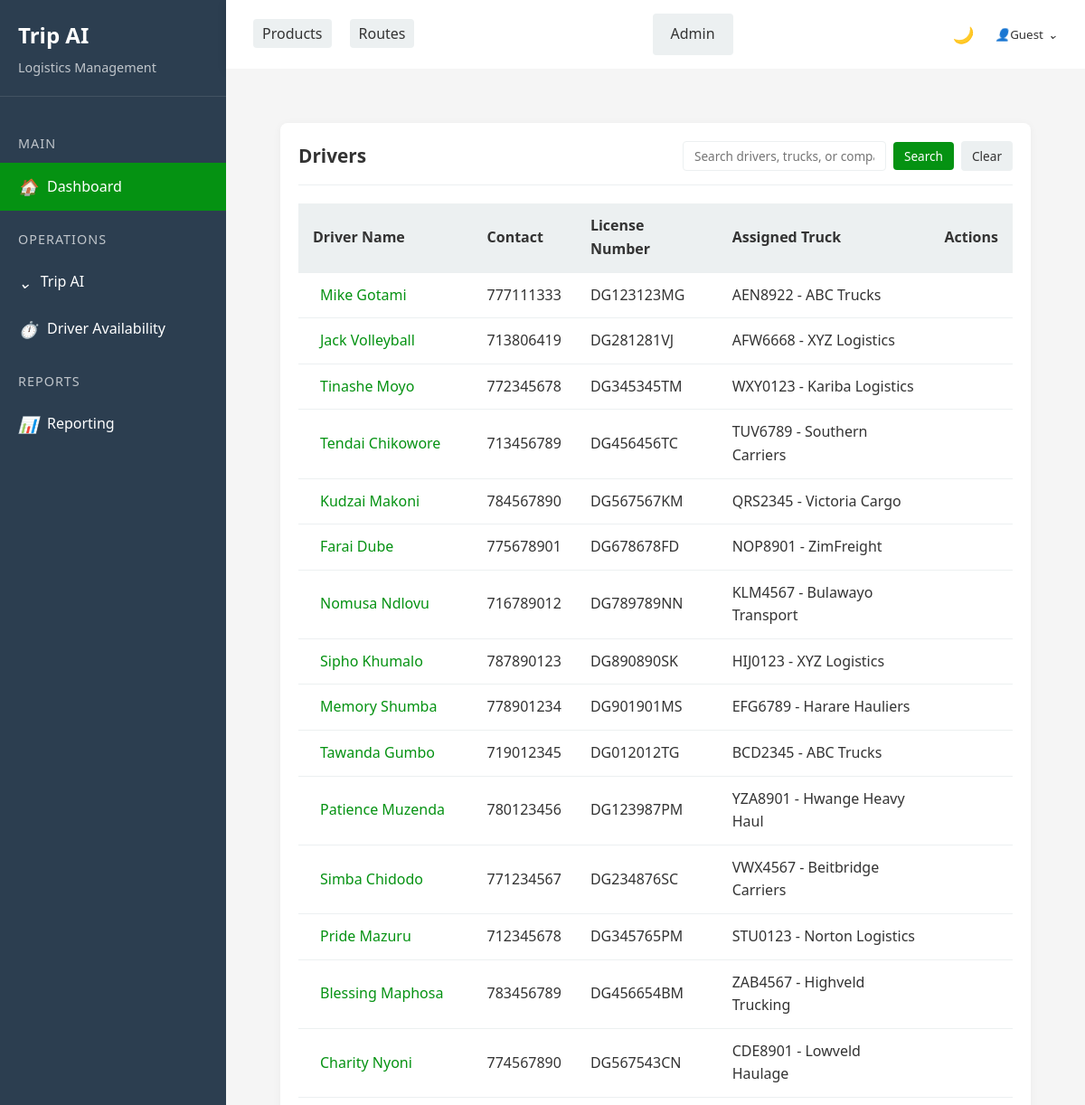
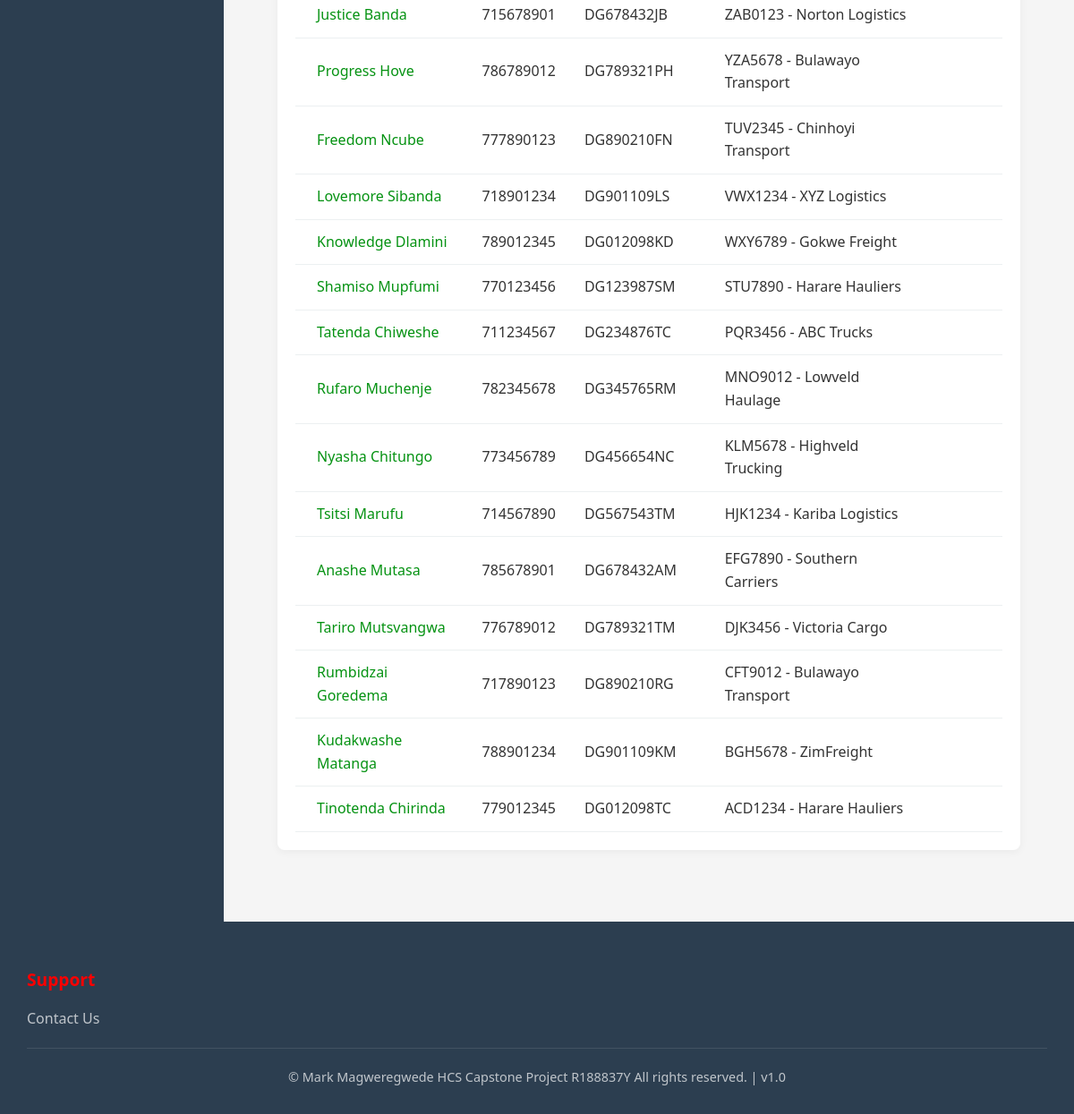
Screenshot of /app/driver/ with the database file from the repository (2 pictures, top to bottom).
### triplog/models.py (models this page shows, shortened)
class Driver(models.Model):
    name = models.CharField(max_length=255)
    license_number = models.CharField(max_length=10, unique=True)
    assigned_truck = models.OneToOneField(
        Truck, on_delete=models.SET_NULL, null=True, blank=True,unique=True)
    contact = models.CharField(max_length=10)
    def get_absolute_url(self):
        return reverse("driver_detail", kwargs={"pk": self.pk})

class Truck(models.Model):
    plate_number = models.CharField(max_length=7, unique=True)
    capacity_kg = models.FloatField()
    truck_company = models.ForeignKey(TruckCompany, on_delete=models.CASCADE, related_name="trucks")
    status = models.CharField(max_length=50, choices=[("Active", "Active"),("In Use", "In Use"),("Maintenance", "Maintenance")])
    def __str__(self):
        return f"{self.plate_number} - {self.truck_company.name}"

class TruckCompany(models.Model):
    name = models.CharField(max_length=255)
    contact = models.CharField(max_length=20)
    email = models.CharField(max_length=30)
    address = models.CharField(max_length=255)

### triplog/views.py (the view)
# urls.py: path("driver/", DriverListView.as_view(), name="driver_list"),
class DriverListView(ListView):
    model = Driver
    template_name = "driver/driver_list.html"
    context_object_name = "driver_list"
    def get_queryset(self):
        queryset = super().get_queryset()
        search_query = self.request.GET.get('search', '')
        if search_query:
            queryset = queryset.filter(
                Q(name__icontains=search_query) |
                Q(assigned_truck__plate_number__icontains=search_query) |
                Q(assigned_truck__truck_company__name__icontains=search_query)
            )
        return queryset.select_related('assigned_truck__truck_company')

### templates/driver/driver_list.html (shortened to what this page needs)
{% extends 'base.html' %}
{% block content %}
<div class="content-area">
    <div class="card">
        <div class="card-header">
            <h2> Drivers</h2>
            <div class="search-container">
                <form method="get" class="search-form">
                    <input type="text" name="search" placeholder="Search drivers, trucks, or companies"
                        value="{{ request.GET.search|default:'' }}">
                    <button type="submit" class="btn btn-primary btn-sm">
                         Search
                    </button>
                    <a href="{% url 'driver_list' %}" class="btn btn-secondary btn-sm clear-btn">
                         Clear
                    </a>
                </form>
            </div>
        </div>
        <div class="card-body">
            <div class="table-responsive">
                <table class="driver-table">
                    <thead>
                        <tr>
                            <th>Driver Name</th>
                            <th>Contact</th>
                            <th>License Number</th>
                            <th>Assigned Truck</th>
                            <th class="actions">Actions</th>
                        </tr>
                    </thead>
                    <tbody>
                        {% for driver in driver_list %}
                        <tr>
                            <td>
                                <a href="{{ driver.get_absolute_url }}" class="driver-link">
                                     {{ driver.name }}
                                </a>
                            </td>
                            <td>{{ driver.contact }}</td>
                            <td>{{ driver.license_number }}</td>
                            <td>
                                {% if driver.assigned_truck %}
                                {{ driver.assigned_truck|default:"-" }}
                                {% else %}
                                -
                                {% endif %}
                            </td>
                            <td class="actions">
                            </td>
                        </tr>
                        {% endfor %}
                    </tbody>
                </table>
            </div>
        </div>
    </div>
</div>
{% endblock %}

### static/css/style.css (style rules this page uses)
:root { --primary-color: rgb(5, 146, 18); --secondary-color: rgb(6, 208, 1); --accent-color: rgb(155, 236, 0); --highlight-color: rgb(252, 0, 0); --dark-color: #2c3e50; --light-color: #ecf0f1; --text-color: #333; --bg-color: #f5f5f5; --card-bg: white; --footer-bg: var(--dark-color); --footer-text: white; }
* { margin: 0; padding: 0; box-sizing: border-box; font-family: 'Segoe UI', Tahoma, Geneva, Verdana, sans-serif; }
body { background-color: var(--bg-color); color: var(--text-color); line-height: 1.6; display: flex; flex-direction: column; min-height: 100vh; transition: background-color 0.3s, color 0.3s; }
a { text-decoration: none; color: inherit; }
.content-area { flex: 1; padding: 30px; background-color: var(--bg-color); transition: background-color 0.3s; }
.btn { padding: 10px 20px; border-radius: 4px; border: none; cursor: pointer; font-weight: 500; transition: all 0.3s; }
.btn-primary { background-color: var(--primary-color); color: white; }
.btn-secondary { background-color: var(--light-color); color: var(--text-color); }
.card { background-color: var(--card-bg); border-radius: 8px; box-shadow: 0 2px 10px rgba(0, 0, 0, 0.05); padding: 20px; margin-bottom: 20px; transition: background-color 0.3s, box-shadow 0.3s; }
.card-header { display: flex; justify-content: space-between; align-items: center; margin-bottom: 20px; padding-bottom: 15px; border-bottom: 1px solid var(--light-color); }
.card-header h2 { font-size: 1.3rem; color: var(--text-color); }
table { width: 100%; border-collapse: collapse; }
th, td { padding: 12px 15px; text-align: left; border-bottom: 1px solid var(--light-color); }
th { background-color: var(--light-color); font-weight: 600; }

### templates/driver/driver_list.html (style rules this page uses)
.driver-table { width: 100%; border-collapse: collapse; }
.driver-table th { background-color: var(--light-color); padding: 0.75rem 1rem; text-align: left; font-weight: 600; }
.driver-table td { padding: 0.75rem 1rem; border-bottom: 1px solid var(--light-color); vertical-align: middle; }
.driver-link { color: var(--primary-color); text-decoration: none; display: flex; align-items: center; gap: 0.5rem; }
.actions { white-space: nowrap; }
.btn-sm { padding: 0.375rem 0.75rem; font-size: 0.85rem; }
.card-header { display: flex; justify-content: space-between; align-items: center; }
.search-form { display: flex; align-items: center; gap: 0.5rem; margin-right: auto; }
.search-form input { padding: 0.375rem 0.75rem; font-size: 0.85rem; border: 1px solid var(--light-color); border-radius: 4px; }
.search-form button { padding: 0.375rem 0.75rem; font-size: 0.85rem; }
.search-container { margin-left: 20px; }

### rows the page displays
Driver: name "Mike Gotami", contact "777111333", license_number "DG123123MG", assigned_truck "AEN8922 - ABC Trucks"
Driver: name "Jack Volleyball", contact "713806419", license_number "DG281281VJ", assigned_truck "AFW6668 - XYZ Logistics"
Driver: name "Tinashe Moyo", contact "772345678", license_number "DG345345TM", assigned_truck "WXY0123 - Kariba Logistics"
Driver: name "Tendai Chikowore", contact "713456789", license_number "DG456456TC", assigned_truck "TUV6789 - Southern Carriers"
Driver: name "Kudzai Makoni", contact "784567890", license_number "DG567567KM", assigned_truck "QRS2345 - Victoria Cargo"
Driver: name "Farai Dube", contact "775678901", license_number "DG678678FD", assigned_truck "NOP8901 - ZimFreight"
Driver: name "Nomusa Ndlovu", contact "716789012", license_number "DG789789NN", assigned_truck "KLM4567 - Bulawayo Transport"
Driver: name "Sipho Khumalo", contact "787890123", license_number "DG890890SK", assigned_truck "HIJ0123 - XYZ Logistics"
Driver: name "Memory Shumba", contact "778901234", license_number "DG901901MS", assigned_truck "EFG6789 - Harare Hauliers"
Driver: name "Tawanda Gumbo", contact "719012345", license_number "DG012012TG", assigned_truck "BCD2345 - ABC Trucks"
Driver: name "Patience Muzenda", contact "780123456", license_number "DG123987PM", assigned_truck "YZA8901 - Hwange Heavy Haul"
Driver: name "Simba Chidodo", contact "771234567", license_number "DG234876SC", assigned_truck "VWX4567 - Beitbridge Carriers"
Driver: name "Pride Mazuru", contact "712345678", license_number "DG345765PM", assigned_truck "STU0123 - Norton Logistics"
Driver: name "Blessing Maphosa", contact "783456789", license_number "DG456654BM", assigned_truck "ZAB4567 - Highveld Trucking"
Driver: name "Charity Nyoni", contact "774567890", license_number "DG567543CN", assigned_truck "CDE8901 - Lowveld Haulage"
Driver: name "Justice Banda", contact "715678901", license_number "DG678432JB", assigned_truck "ZAB0123 - Norton Logistics"
Driver: name "Progress Hove", contact "786789012", license_number "DG789321PH", assigned_truck "YZA5678 - Bulawayo Transport"
Driver: name "Freedom Ncube", contact "777890123", license_number "DG890210FN", assigned_truck "TUV2345 - Chinhoyi Transport"
Driver: name "Lovemore Sibanda", contact "718901234", license_number "DG901109LS", assigned_truck "VWX1234 - XYZ Logistics"
Driver: name "Knowledge Dlamini", contact "789012345", license_number "DG012098KD", assigned_truck "WXY6789 - Gokwe Freight"
Driver: name "Shamiso Mupfumi", contact "770123456", license_number "DG123987SM", assigned_truck "STU7890 - Harare Hauliers"
Driver: name "Tatenda Chiweshe", contact "711234567", license_number "DG234876TC", assigned_truck "PQR3456 - ABC Trucks"
Driver: name "Rufaro Muchenje", contact "782345678", license_number "DG345765RM", assigned_truck "MNO9012 - Lowveld Haulage"
Driver: name "Nyasha Chitungo", contact "773456789", license_number "DG456654NC", assigned_truck "KLM5678 - Highveld Trucking"
Driver: name "Tsitsi Marufu", contact "714567890", license_number "DG567543TM", assigned_truck "HJK1234 - Kariba Logistics"
Driver: name "Anashe Mutasa", contact "785678901", license_number "DG678432AM", assigned_truck "EFG7890 - Southern Carriers"
Driver: name "Tariro Mutsvangwa", contact "776789012", license_number "DG789321TM", assigned_truck "DJK3456 - Victoria Cargo"
Driver: name "Rumbidzai Goredema", contact "717890123", license_number "DG890210RG", assigned_truck "CFT9012 - Bulawayo Transport"
Driver: name "Kudakwashe Matanga", contact "788901234", license_number "DG901109KM", assigned_truck "BGH5678 - ZimFreight"
Driver: name "Tinotenda Chirinda", contact "779012345", license_number "DG012098TC", assigned_truck "ACD1234 - Harare Hauliers"
